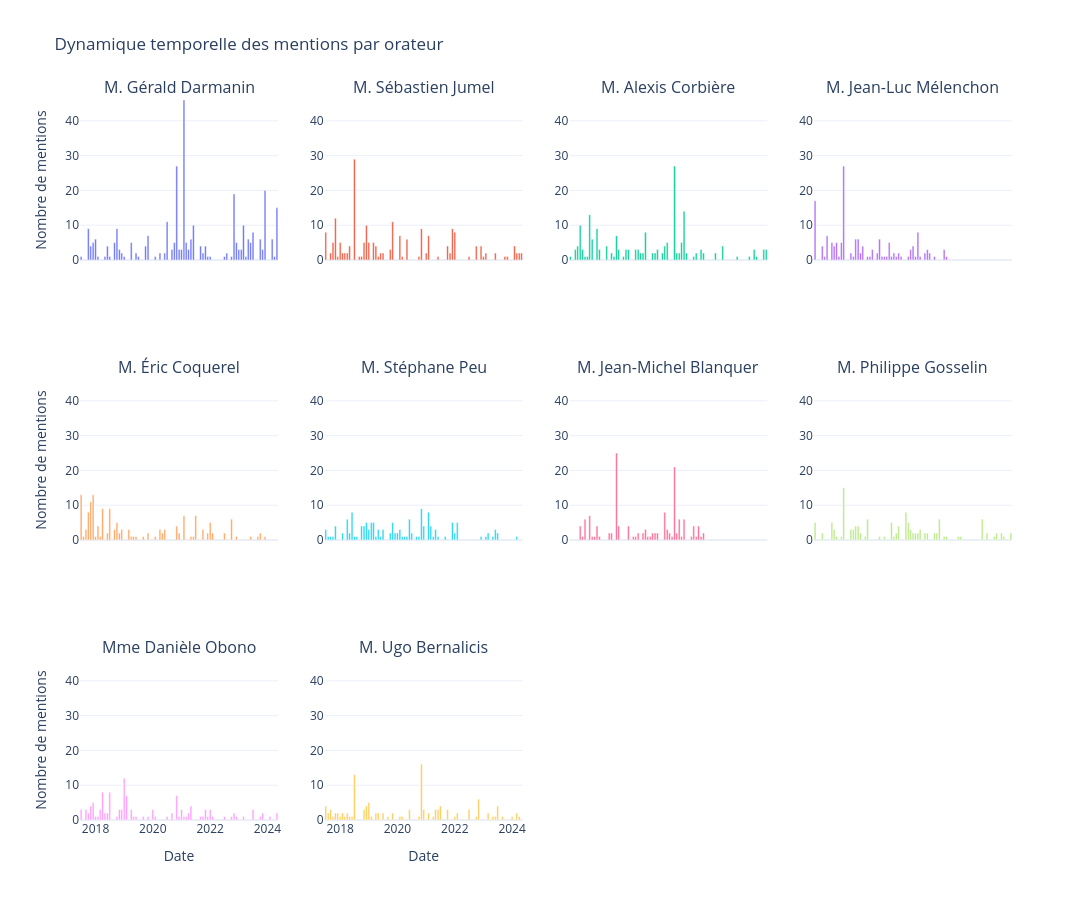

Write notebook code for a chart like this one.
### Markdown cell above
##### Statistiques sur les évolutions

### Code cell
from plotly.subplots import make_subplots
import plotly.graph_objects as go

# Top 10 orateurs
top_orateurs = df["nom_orateur"].value_counts().index[:10].tolist()

# Grouper par semaine et orateur
df_orateur = df[df["nom_orateur"].isin(top_orateurs)]
df_grouped_orateur = (
    df_orateur.groupby([pd.Grouper(key="dateSeance_day", freq="MS"), "nom_orateur"])
    .size()
    .reset_index(name="mentions")
)

cols = 4
rows = (len(top_orateurs) + cols - 1) // cols
max_y = df_grouped_orateur["mentions"].max()

fig_orateurs_time = make_subplots(
    rows=rows, cols=cols, shared_xaxes=True, subplot_titles=top_orateurs
)

for idx, orateur in enumerate(top_orateurs):
    row = idx // cols + 1
    col = idx % cols + 1
    data_orateur = df_grouped_orateur[df_grouped_orateur["nom_orateur"] == orateur]
    fig_orateurs_time.add_trace(
        go.Bar(
            x=data_orateur["dateSeance_day"], y=data_orateur["mentions"], name=orateur
        ),
        row=row,
        col=col,
    )

fig_orateurs_time.update_layout(
    height=300 * rows,
    width=1200,
    title_text="Dynamique temporelle des mentions par orateur",
    showlegend=False,
    template="plotly_white",
)

for row in range(1, rows + 1):
    for col in range(1, cols + 1):
        fig_orateurs_time.update_yaxes(range=[0, max_y], row=row, col=col)

for col in range(1, cols + 1):
    fig_orateurs_time.update_xaxes(title_text="Date", row=rows, col=col)

for row in range(1, rows + 1):
    fig_orateurs_time.update_yaxes(title_text="Nombre de mentions", row=row, col=1)

fig_orateurs_time.show()
